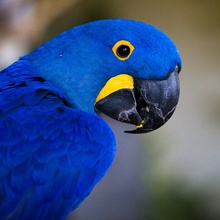
%> input picture bird.jpg, 220 x 220 px, shrunk from 1000 x 1000 before the run
$ octave proiect.m   (GNU Octave 9; MATLAB toolbox functions it lacks are replaced by stand-ins)
%> lines starting %> are read from the running program, lines starting %| are printed output that depends on the picture
clear all;
close all;

I = (imread('bird.jpg'));
%> I is the input picture: size 220x220x3 uint8; mean R, G, B 62.4, 83.3, 127
I = rgb2gray(I);
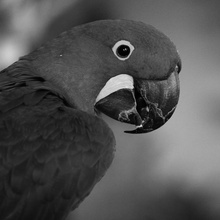
%> I: size 220x220 uint8; min 0, max 225, mean 82.1
noise_level2 = zeros(1, 9);
noise_level3 = zeros(1, 9);
time2 = zeros(1, 9);
time3 = zeros(1, 9);
for noise = 1:9
    img = imnoise(I,'salt & pepper', noise/10);
    n = 3;
    [r,c] = size(img);
    tic
    tmp = padarray(img, [floor(n/2) floor(n/2)]);
    res1 = zeros(size(img));
    for i = 1:r
        for j = 1:c
            mask = tmp(i:i+n-1, j:j+n-1);
            res1(i,j) = median(mask(:));
        end
    end
    time2(noise) = toc;

    imwrite(res1, colormap(gray), "birdClean.jpg");
    imshow(img);
%> (the run ends here)
